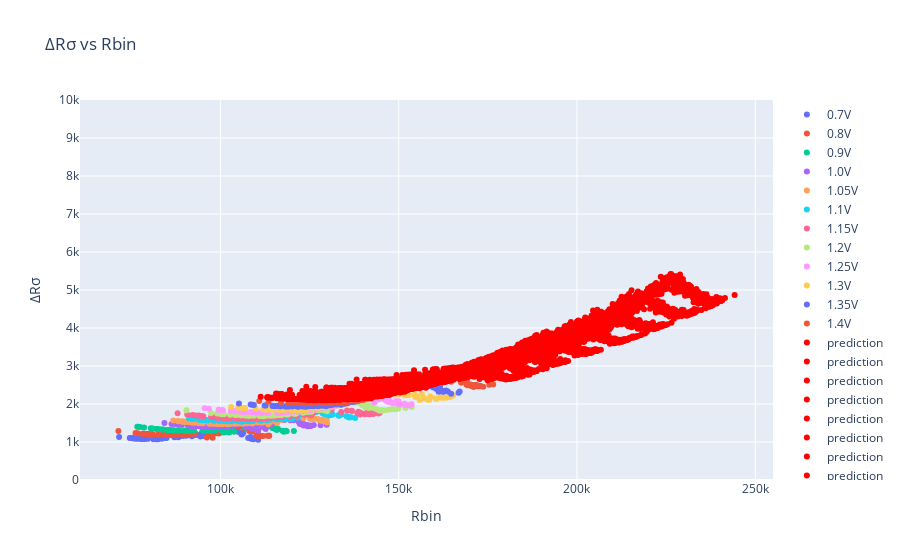

Notebook code cell kept with this figure:
### Code cell
# Plotting model-generated prediction (multicoloured traces are predictions made on validation set,
# while red traces are predictions made on test set)
fig = go.Figure()

for val1, col1 in zip(plot_df_val['v'].unique(), colours):
    data1 = plot_df_val.loc[plot_df_val['v']==val1]
    # fig.add_trace(go.Scatter(y = data1['y_val'],
    #                          x = data1['Rbin'],
    #                          marker=dict(color='red'),
    #                          mode='markers',
    #                          name=f'{val1}V'
    #                          ))
    fig.add_trace(go.Scatter(y = data1['y_val_pred'],
                             x = data1['Rbin'],
                             marker=dict(color=col1),
                             mode='markers',
                             name=f'{val1}V'
                             ))
for val, col in zip(plot_df['v'].unique(), colours):
    data = plot_df.loc[plot_df['v']==val]
    # fig.add_trace(go.Scatter(y = data['Y_test'],
    #                          x = data['Rbin'],
    #                          marker=dict(color=col),
    #                          mode='markers',
    #                          name=f'{val}V'
    #                          ))
    fig.add_trace(go.Scatter(y = data['y_test_pred'],
                             x = data['Rbin'],
                             marker=dict(color='red'),
                             mode='markers',
                             name='prediction'
                             ))
fig.update_layout(
    title="\u0394R\u03C3 vs Rbin",
    xaxis_title="Rbin",
    yaxis_title="\u0394R\u03C3",
    yaxis_range=[0,10000],
)
